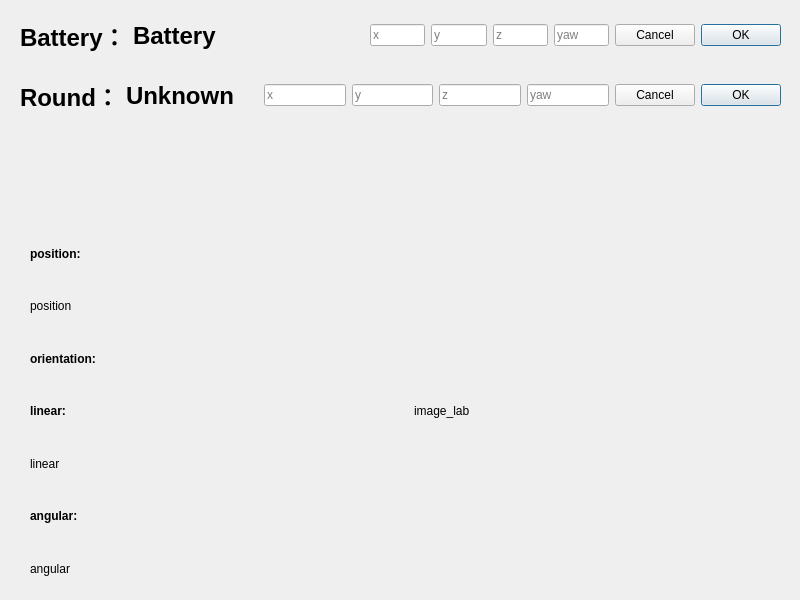
<?xml version="1.0" encoding="UTF-8"?>
<ui version="4.0">
 <class>bebop_control_gui_Class</class>
 <widget class="QWidget" name="bebop_control_gui_Class">
  <property name="geometry">
   <rect>
    <x>0</x>
    <y>0</y>
    <width>800</width>
    <height>600</height>
   </rect>
  </property>
  <property name="focusPolicy">
   <enum>Qt::ClickFocus</enum>
  </property>
  <property name="windowTitle">
   <string>Form</string>
  </property>
  <property name="autoFillBackground">
   <bool>true</bool>
  </property>
  <widget class="QWidget" name="horizontalLayoutWidget">
   <property name="geometry">
    <rect>
     <x>10</x>
     <y>10</y>
     <width>781</width>
     <height>51</height>
    </rect>
   </property>
   <layout class="QHBoxLayout" name="horizontalLayout">
    <property name="leftMargin">
     <number>10</number>
    </property>
    <property name="rightMargin">
     <number>10</number>
    </property>
    <item>
     <widget class="QLabel" name="Battery_lab">
      <property name="font">
       <font>
        <pointsize>18</pointsize>
        <weight>75</weight>
        <bold>true</bold>
       </font>
      </property>
      <property name="text">
       <string>Battery：</string>
      </property>
     </widget>
    </item>
    <item>
     <widget class="QLabel" name="Battery_info">
      <property name="font">
       <font>
        <pointsize>18</pointsize>
        <weight>75</weight>
        <bold>true</bold>
       </font>
      </property>
      <property name="text">
       <string>Battery</string>
      </property>
     </widget>
    </item>
    <item>
     <spacer name="horizontalSpacer">
      <property name="orientation">
       <enum>Qt::Horizontal</enum>
      </property>
      <property name="sizeHint" stdset="0">
       <size>
        <width>200</width>
        <height>20</height>
       </size>
      </property>
     </spacer>
    </item>
    <item>
     <widget class="QLineEdit" name="position_x">
      <property name="placeholderText">
       <string>x</string>
      </property>
     </widget>
    </item>
    <item>
     <widget class="QLineEdit" name="position_y">
      <property name="placeholderText">
       <string>y</string>
      </property>
     </widget>
    </item>
    <item>
     <widget class="QLineEdit" name="position_z">
      <property name="placeholderText">
       <string>z</string>
      </property>
     </widget>
    </item>
    <item>
     <widget class="QLineEdit" name="position_yaw">
      <property name="placeholderText">
       <string>yaw</string>
      </property>
     </widget>
    </item>
    <item>
     <widget class="QDialogButtonBox" name="button_position">
      <property name="layoutDirection">
       <enum>Qt::RightToLeft</enum>
      </property>
      <property name="standardButtons">
       <set>QDialogButtonBox::Cancel|QDialogButtonBox::Ok</set>
      </property>
     </widget>
    </item>
   </layout>
  </widget>
  <widget class="QWidget" name="horizontalLayoutWidget_2">
   <property name="geometry">
    <rect>
     <x>10</x>
     <y>230</y>
     <width>781</width>
     <height>362</height>
    </rect>
   </property>
   <layout class="QHBoxLayout" name="horizontalLayout_view">
    <item>
     <spacer name="horizontalSpacer_2">
      <property name="orientation">
       <enum>Qt::Horizontal</enum>
      </property>
      <property name="sizeType">
       <enum>QSizePolicy::Fixed</enum>
      </property>
      <property name="sizeHint" stdset="0">
       <size>
        <width>10</width>
        <height>360</height>
       </size>
      </property>
     </spacer>
    </item>
    <item>
     <layout class="QVBoxLayout" name="verticalLayout">
      <property name="sizeConstraint">
       <enum>QLayout::SetFixedSize</enum>
      </property>
      <property name="leftMargin">
       <number>10</number>
      </property>
      <property name="rightMargin">
       <number>10</number>
      </property>
      <item>
       <widget class="QLabel" name="position_lab">
        <property name="font">
         <font>
          <weight>75</weight>
          <bold>true</bold>
         </font>
        </property>
        <property name="text">
         <string>position:</string>
        </property>
       </widget>
      </item>
      <item>
       <widget class="QLabel" name="position">
        <property name="text">
         <string>position</string>
        </property>
       </widget>
      </item>
      <item>
       <widget class="QLabel" name="orientation_lab">
        <property name="font">
         <font>
          <weight>75</weight>
          <bold>true</bold>
         </font>
        </property>
        <property name="text">
         <string>orientation:</string>
        </property>
       </widget>
      </item>
      <item>
       <widget class="QLabel" name="linear_lab">
        <property name="font">
         <font>
          <weight>75</weight>
          <bold>true</bold>
         </font>
        </property>
        <property name="text">
         <string>linear:</string>
        </property>
       </widget>
      </item>
      <item>
       <widget class="QLabel" name="linear">
        <property name="text">
         <string>linear</string>
        </property>
       </widget>
      </item>
      <item>
       <widget class="QLabel" name="angual_lab">
        <property name="font">
         <font>
          <weight>75</weight>
          <bold>true</bold>
         </font>
        </property>
        <property name="text">
         <string>angular:</string>
        </property>
       </widget>
      </item>
      <item>
       <widget class="QLabel" name="angular">
        <property name="text">
         <string>angular</string>
        </property>
       </widget>
      </item>
     </layout>
    </item>
    <item>
     <spacer name="horizontalSpacer_3">
      <property name="orientation">
       <enum>Qt::Horizontal</enum>
      </property>
      <property name="sizeType">
       <enum>QSizePolicy::Fixed</enum>
      </property>
      <property name="sizeHint" stdset="0">
       <size>
        <width>10</width>
        <height>360</height>
       </size>
      </property>
     </spacer>
    </item>
    <item>
     <widget class="QLabel" name="image_lab">
      <property name="enabled">
       <bool>true</bool>
      </property>
      <property name="sizePolicy">
       <sizepolicy hsizetype="Preferred" vsizetype="Preferred">
        <horstretch>0</horstretch>
        <verstretch>0</verstretch>
       </sizepolicy>
      </property>
      <property name="focusPolicy">
       <enum>Qt::ClickFocus</enum>
      </property>
      <property name="layoutDirection">
       <enum>Qt::RightToLeft</enum>
      </property>
      <property name="text">
       <string>image_lab</string>
      </property>
     </widget>
    </item>
   </layout>
  </widget>
  <widget class="QWidget" name="horizontalLayoutWidget_3">
   <property name="geometry">
    <rect>
     <x>10</x>
     <y>70</y>
     <width>781</width>
     <height>51</height>
    </rect>
   </property>
   <layout class="QHBoxLayout" name="horizontalLayout_2">
    <property name="leftMargin">
     <number>10</number>
    </property>
    <property name="rightMargin">
     <number>10</number>
    </property>
    <item>
     <widget class="QLabel" name="Battery_lab_2">
      <property name="font">
       <font>
        <pointsize>18</pointsize>
        <weight>75</weight>
        <bold>true</bold>
       </font>
      </property>
      <property name="text">
       <string>Round：</string>
      </property>
     </widget>
    </item>
    <item>
     <widget class="QLabel" name="Round_info">
      <property name="font">
       <font>
        <pointsize>18</pointsize>
        <weight>75</weight>
        <bold>true</bold>
       </font>
      </property>
      <property name="text">
       <string>Unknown</string>
      </property>
     </widget>
    </item>
    <item>
     <spacer name="horizontalSpacer_4">
      <property name="orientation">
       <enum>Qt::Horizontal</enum>
      </property>
      <property name="sizeHint" stdset="0">
       <size>
        <width>50</width>
        <height>20</height>
       </size>
      </property>
     </spacer>
    </item>
    <item>
     <widget class="QLineEdit" name="position_x_2">
      <property name="minimumSize">
       <size>
        <width>80</width>
        <height>0</height>
       </size>
      </property>
      <property name="placeholderText">
       <string>x</string>
      </property>
     </widget>
    </item>
    <item>
     <widget class="QLineEdit" name="position_y_2">
      <property name="minimumSize">
       <size>
        <width>80</width>
        <height>0</height>
       </size>
      </property>
      <property name="placeholderText">
       <string>y</string>
      </property>
     </widget>
    </item>
    <item>
     <widget class="QLineEdit" name="position_z_2">
      <property name="minimumSize">
       <size>
        <width>80</width>
        <height>0</height>
       </size>
      </property>
      <property name="placeholderText">
       <string>z</string>
      </property>
     </widget>
    </item>
    <item>
     <widget class="QLineEdit" name="position_yaw_2">
      <property name="minimumSize">
       <size>
        <width>80</width>
        <height>0</height>
       </size>
      </property>
      <property name="placeholderText">
       <string>yaw</string>
      </property>
     </widget>
    </item>
    <item>
     <widget class="QDialogButtonBox" name="button_round">
      <property name="layoutDirection">
       <enum>Qt::RightToLeft</enum>
      </property>
      <property name="standardButtons">
       <set>QDialogButtonBox::Cancel|QDialogButtonBox::Ok</set>
      </property>
     </widget>
    </item>
   </layout>
  </widget>
 </widget>
 <resources/>
 <connections>
  <connection>
   <sender>button_position</sender>
   <signal>clicked(QAbstractButton*)</signal>
   <receiver>bebop_control_gui_Class</receiver>
   <slot>arrivePosition(QAbstractButton*)</slot>
   <hints>
    <hint type="sourcelabel">
     <x>701</x>
     <y>35</y>
    </hint>
    <hint type="destinationlabel">
     <x>399</x>
     <y>299</y>
    </hint>
   </hints>
  </connection>
  <connection>
   <sender>button_round</sender>
   <signal>clicked(QAbstractButton*)</signal>
   <receiver>bebop_control_gui_Class</receiver>
   <slot>startRound(QAbstractButton*)</slot>
   <hints>
    <hint type="sourcelabel">
     <x>750</x>
     <y>101</y>
    </hint>
    <hint type="destinationlabel">
     <x>756</x>
     <y>152</y>
    </hint>
   </hints>
  </connection>
 </connections>
 <slots>
  <slot>arrivePosition(QAbstractButton*)</slot>
  <slot>startRound(QAbstractButton*)</slot>
 </slots>
</ui>
